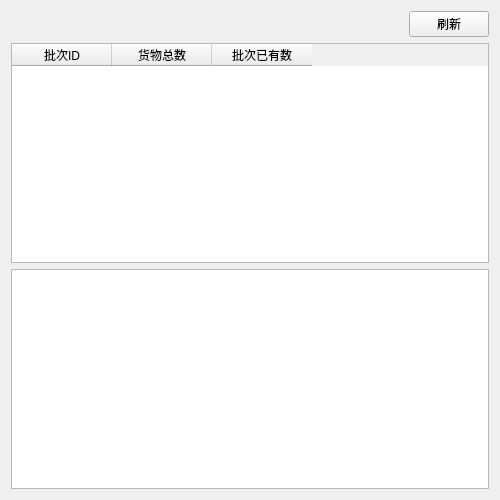
<?xml version="1.0" encoding="UTF-8"?>
<ui version="4.0">
 <class>CheckBatch</class>
 <widget class="QWidget" name="CheckBatch">
  <property name="geometry">
   <rect>
    <x>0</x>
    <y>0</y>
    <width>500</width>
    <height>500</height>
   </rect>
  </property>
  <property name="minimumSize">
   <size>
    <width>500</width>
    <height>0</height>
   </size>
  </property>
  <property name="maximumSize">
   <size>
    <width>3000</width>
    <height>3000</height>
   </size>
  </property>
  <property name="windowTitle">
   <string>批次信息查看</string>
  </property>
  <layout class="QVBoxLayout" name="verticalLayout_2">
   <item>
    <layout class="QHBoxLayout" name="horizontalLayout">
     <item>
      <spacer name="horizontalSpacer">
       <property name="orientation">
        <enum>Qt::Horizontal</enum>
       </property>
       <property name="sizeHint" stdset="0">
        <size>
         <width>40</width>
         <height>20</height>
        </size>
       </property>
      </spacer>
     </item>
     <item>
      <widget class="QPushButton" name="refresh_batch">
       <property name="text">
        <string>刷新</string>
       </property>
      </widget>
     </item>
    </layout>
   </item>
   <item>
    <layout class="QVBoxLayout" name="verticalLayout">
     <item>
      <widget class="QTableWidget" name="tableWidget">
       <property name="minimumSize">
        <size>
         <width>300</width>
         <height>200</height>
        </size>
       </property>
       <property name="editTriggers">
        <set>QAbstractItemView::NoEditTriggers</set>
       </property>
       <property name="selectionBehavior">
        <enum>QAbstractItemView::SelectRows</enum>
       </property>
       <attribute name="horizontalHeaderStretchLastSection">
        <bool>false</bool>
       </attribute>
       <attribute name="verticalHeaderVisible">
        <bool>false</bool>
       </attribute>
       <column>
        <property name="text">
         <string>批次ID</string>
        </property>
        <property name="textAlignment">
         <set>AlignCenter</set>
        </property>
       </column>
       <column>
        <property name="text">
         <string>货物总数</string>
        </property>
        <property name="textAlignment">
         <set>AlignCenter</set>
        </property>
       </column>
       <column>
        <property name="text">
         <string>批次已有数</string>
        </property>
        <property name="textAlignment">
         <set>AlignCenter</set>
        </property>
       </column>
      </widget>
     </item>
     <item>
      <widget class="QTreeWidget" name="treeWidget">
       <property name="minimumSize">
        <size>
         <width>0</width>
         <height>200</height>
        </size>
       </property>
       <property name="editTriggers">
        <set>QAbstractItemView::NoEditTriggers</set>
       </property>
       <attribute name="headerVisible">
        <bool>false</bool>
       </attribute>
       <column>
        <property name="text">
         <string notr="true">1</string>
        </property>
       </column>
      </widget>
     </item>
    </layout>
   </item>
  </layout>
 </widget>
 <resources/>
 <connections/>
</ui>
